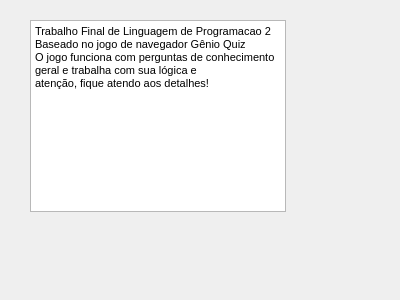
<?xml version="1.0" encoding="UTF-8"?>
<ui version="4.0">
 <class>AboutProject</class>
 <widget class="QDialog" name="AboutProject">
  <property name="geometry">
   <rect>
    <x>0</x>
    <y>0</y>
    <width>400</width>
    <height>300</height>
   </rect>
  </property>
  <property name="windowTitle">
   <string>Dialog</string>
  </property>
  <widget class="QTextBrowser" name="textBrowser">
   <property name="geometry">
    <rect>
     <x>30</x>
     <y>20</y>
     <width>256</width>
     <height>192</height>
    </rect>
   </property>
   <property name="html">
    <string>&lt;!DOCTYPE HTML PUBLIC &quot;-//W3C//DTD HTML 4.0//EN&quot; &quot;http://www.w3.org/TR/REC-html40/strict.dtd&quot;&gt;
&lt;html&gt;&lt;head&gt;&lt;meta name=&quot;qrichtext&quot; content=&quot;1&quot; /&gt;&lt;style type=&quot;text/css&quot;&gt;
p, li { white-space: pre-wrap; }
&lt;/style&gt;&lt;/head&gt;&lt;body style=&quot; font-family:'MS Shell Dlg 2'; font-size:8.25pt; font-weight:400; font-style:normal;&quot;&gt;
&lt;p style=&quot; margin-top:0px; margin-bottom:0px; margin-left:0px; margin-right:0px; -qt-block-indent:0; text-indent:0px;&quot;&gt;Trabalho Final de Linguagem de Programacao 2&lt;/p&gt;
&lt;p style=&quot; margin-top:0px; margin-bottom:0px; margin-left:0px; margin-right:0px; -qt-block-indent:0; text-indent:0px;&quot;&gt;Baseado no jogo de navegador Gênio Quiz&lt;/p&gt;
&lt;p style=&quot; margin-top:0px; margin-bottom:0px; margin-left:0px; margin-right:0px; -qt-block-indent:0; text-indent:0px;&quot;&gt;O jogo funciona com perguntas de conhecimento geral e trabalha com sua lógica e &lt;/p&gt;
&lt;p style=&quot; margin-top:0px; margin-bottom:0px; margin-left:0px; margin-right:0px; -qt-block-indent:0; text-indent:0px;&quot;&gt;atenção, fique atendo aos detalhes!&lt;/p&gt;
&lt;p style=&quot;-qt-paragraph-type:empty; margin-top:0px; margin-bottom:0px; margin-left:0px; margin-right:0px; -qt-block-indent:0; text-indent:0px;&quot;&gt;&lt;br /&gt;&lt;/p&gt;&lt;/body&gt;&lt;/html&gt;</string>
   </property>
  </widget>
 </widget>
 <resources/>
 <connections/>
</ui>
